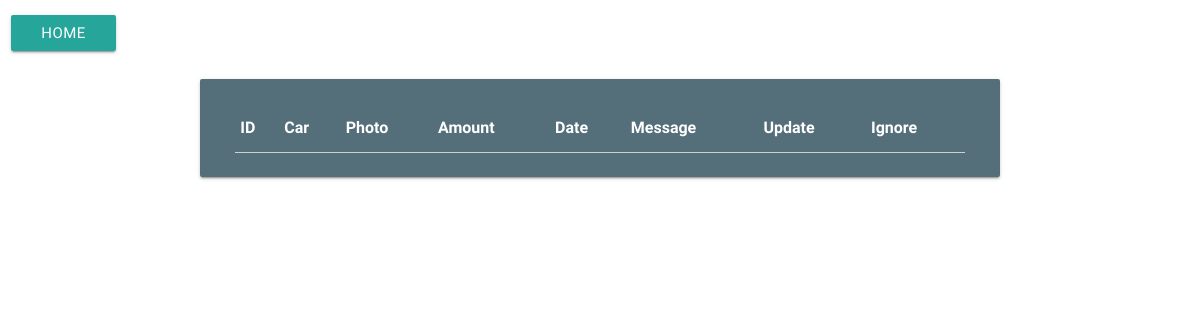
/uncertain/, run on an earlier commit of the app's database.
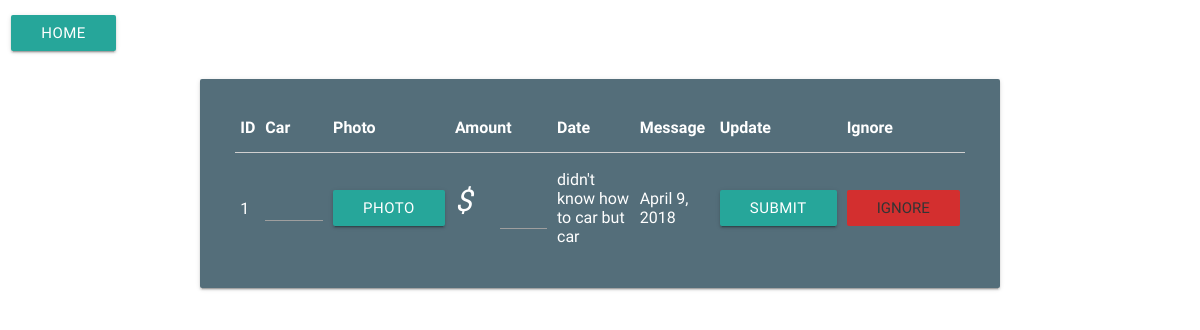
And on a later commit of the database.
### carCheck/models.py (models this page shows)
class uncertain_photos(models.Model):
    ticketed_car = models.CharField(max_length=10, null=True, blank=True)
    fine_amount = models.DecimalField(decimal_places=2, max_digits=10, null=True, blank=True)
    photo = models.ImageField(upload_to='./', null = True)
    action = models.CharField(max_length=1000)
    message = models.CharField(max_length = 1000)
    date=models.DateField(auto_now=True)
    ignored=models.BooleanField(default = False)
    processed = models.BooleanField(default = False)

### carCheck/views.py (the view)
# urls.py: url(r'^uncertain/', uncertainView),
def uncertainView(request):
    data = {}
    data['tickets']= uncertain_photos.objects.filter(processed = False).order_by('-id')
    return render(request, "uncertain.html", context=data)

### carCheck/templates/uncertain.html (shortened to what this page needs)
{% load static %}
<link rel="stylesheet" href="{%static 'materialize/css/materialize.min.css'%}">
<div class="row">
  <div class="col s8">
    <a href="/" class="waves-effect waves-light btn">Home</a>
  </div>
</div>
<div class="row">
  <div class=" card blue-grey darken-1 col s8 offset-s2">
    <div class="card-content white-text">
      <table>
        <thead>
          <tr class="white-text">
              <th>ID</th>
              <th>Car</th>
              <th>Photo</th>
              <th>Amount</th>
              <th>Date</th>
              <th>Message</th>
              <th>Update</th>
              <th>Ignore</th>
          </tr>
        </thead>
        <tbody class="white-text">
          {% for ticket in tickets %}
          <tr id='{{ticket.pk}}'>
            <td>{{ ticket.pk }}</td>
            <td><input type="text" default='{{ticket.ticketed_car}}' id='plate{{ticket.pk}}'></td>
            <td><a class="waves-effect waves-light btn modal-trigger" id="/media/{{ ticket.photo }}" href="#modal1">Photo</a></td>
            <td>
              <div class="input-field">
              <i class=" prefix">$</i>
          <input type='number' id="fine{{ticket.pk}}"/>
            </div>
            </td>
            <td>{{ ticket.message }}</td>
            <td>{{ ticket.date}}</td>
            <td><a class="waves-effect waves-light btn modal-trigger" onclick="submitRow({{ticket.pk}})">Submit</a></td>
            <td><button class='red darken-2 btn-flat' onclick="deleteRow({{ ticket.pk }})">Ignore</button></td>
          </tr>
          {% endfor %}
        </tbody>
      </table>
    </div>
    </div>
  </div>

What changed in the data, as far as the page shows it:
added uncertain_photos: pk "1", message "didn't know how to car but car", date "April 9, 2018"
